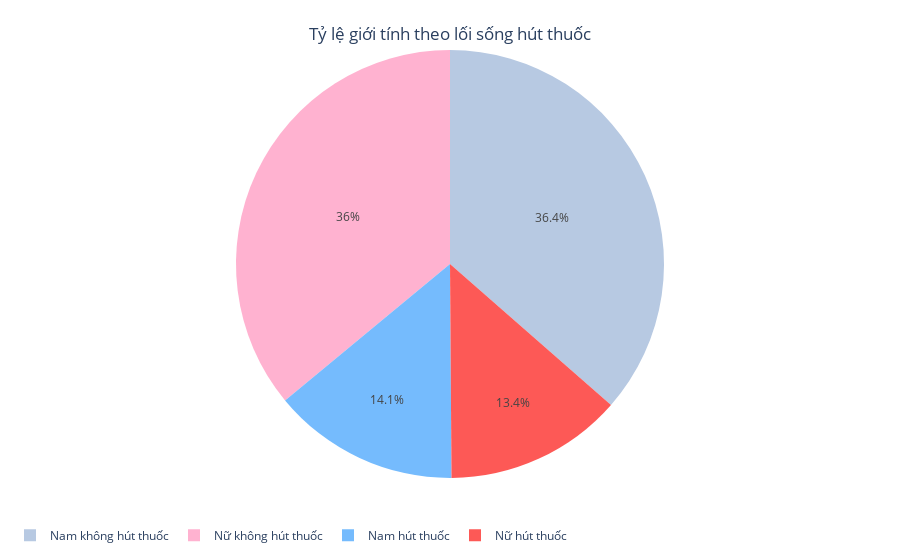

The notebook cell this image was saved under:
### Code cell
male_smoker = sex_smoker_crosstab.loc[1, 1]
male_non_smoker = sex_smoker_crosstab.loc[1, 0]
female_smoker = sex_smoker_crosstab.loc[0, 1]
female_non_smoker = sex_smoker_crosstab.loc[0, 0]

sex_smoker_df = pd.DataFrame({
    'is_male': ['Nam hút thuốc', 'Nam không hút thuốc',
                'Nữ hút thuốc', 'Nữ không hút thuốc'],
    'count': [male_smoker, male_non_smoker,
              female_smoker, female_non_smoker]
})

group_color = [sns.xkcd_rgb['light blue grey'], sns.xkcd_rgb['powder pink'],
               sns.xkcd_rgb['sky blue'], sns.xkcd_rgb['grapefruit']]
sex_smoker_labels = {
    'is_male': 'Nhóm',
    'count': 'Số lượng'
}

fig = px.pie(sex_smoker_df, names='is_male', values='count',
             title='Tỷ lệ giới tính theo lối sống hút thuốc',
             color_discrete_sequence=group_color, labels=sex_smoker_labels)
fig.update_layout(
    title_x=0.5,
    title_y=0.95,
    margin=dict(l=10, r=10, b=10, t=50),
    legend_orientation='h'
)
fig.show()

### Figure 1 — Plotly figure (JSON) as saved in the notebook; plotly's stock layout.template omitted (floating-point values rounded to 4 significant figures)
{"data": [{"domain": {"x": [0, 1], "y": [0, 1]}, "hovertemplate": "Nhóm=%{label}<br>Số lượng=%{value}<extra></extra>", "labels": ["Nam hút thuốc", "Nam không hút thuốc", "Nữ hút thuốc", "Nữ không hút thuốc"], "legendgroup": "", "name": "", "showlegend": true, "type": "pie", "values": [189, 488, 180, 482]}], "layout": {"legend": {"orientation": "h", "tracegroupgap": 0}, "margin": {"b": 10, "l": 10, "r": 10, "t": 50}, "piecolorway": ["#b7c9e2", "#ffb2d0", "#75bbfd", "#fd5956"], "title": {"text": "Tỷ lệ giới tính theo lối sống hút thuốc", "x": 0.5, "y": 0.95}}}
